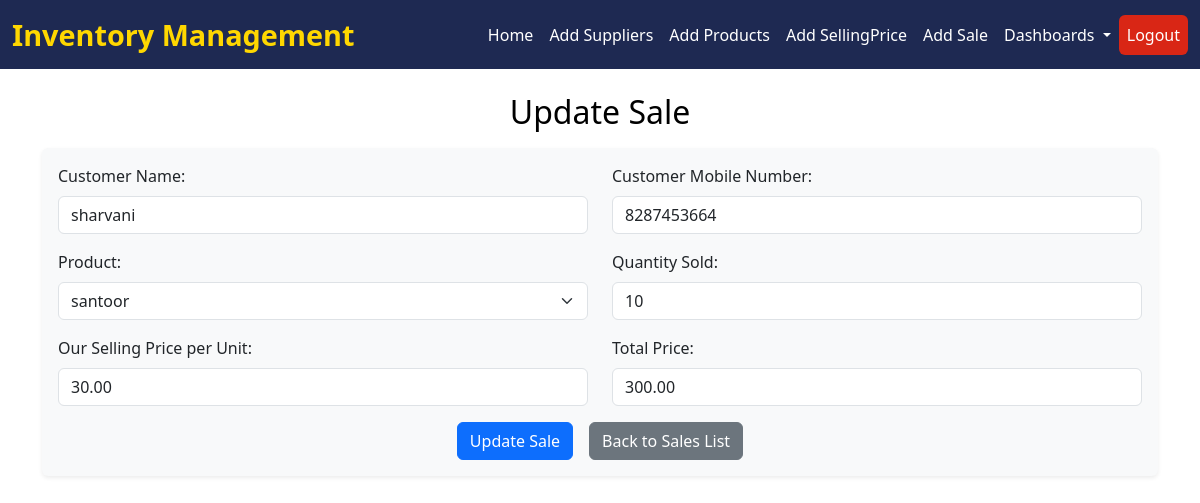
/sales/update/5/, run on an earlier commit of the app's database.
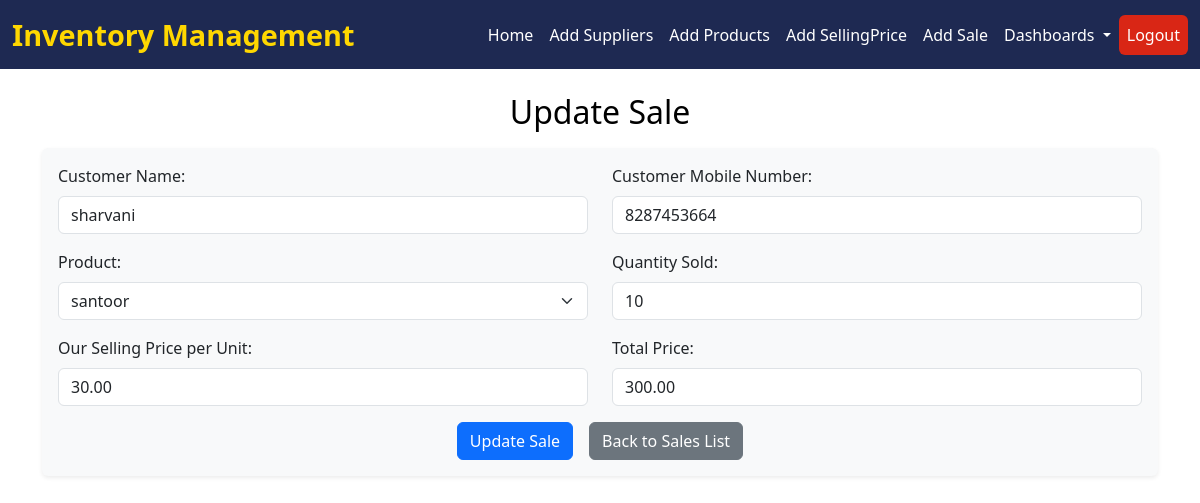
And on a later commit of the database.
### stock_analysis/models.py (models this page shows, shortened)
class SellingPrice(models.Model):
    supplier_product = models.ForeignKey(SupplierProduct, on_delete=models.CASCADE,null=True, blank=True)
    our_selling_price_per_unit = models.DecimalField(max_digits=10, decimal_places=2)
    date_added = models.DateTimeField(auto_now_add=True)

class SupplierProduct(models.Model):
    supplier = models.ForeignKey(Supplier, on_delete=models.CASCADE,null=True, blank=True)  # Link to Supplier
    name = models.CharField(max_length=100, default="Unknown Product")  # Default name
    category = models.CharField(max_length=50, blank=True, null=True)  # Product category
    selling_price_per_unit=models.DecimalField(default=0, max_digits=10, decimal_places=2, null=True, blank=True)
    stock_quantity = models.IntegerField(default=0)  # Current stock quantity
    cost_price = models.DecimalField(max_digits=10, decimal_places=2)  # Cost price per unit
    supplied_date = models.DateField(auto_now_add=True)  # Date of supply

class Sale(models.Model):
    supplier_product = models.ForeignKey(SupplierProduct, on_delete=models.CASCADE, null=True, blank=True)
    quantity_sold = models.IntegerField()
    our_selling_price_per_unit = models.DecimalField(default=0, max_digits=10, decimal_places=2, null=True, blank=True)
    total_price = models.DecimalField(max_digits=10, decimal_places=2, editable=False)
    profit = models.DecimalField(max_digits=10, decimal_places=2, editable=False)
    sale_date = models.DateTimeField(default=now)
    customer_name=models.CharField(max_length=100,default="Unknown Customers", blank=True, null=True)
    customer_mobile=models.CharField(max_length=15, blank=True, null=True)
    from decimal import Decimal

### stock_analysis/sales_views.py (the view, shortened to what this page needs)
# urls.py: path("sales/update/<int:sale_id>/", sales_views.update_sale, name="update_sale"),
def update_sale(request, sale_id):
    sale = get_object_or_404(Sale, id=sale_id)
    supplier_products = SupplierProduct.objects.all()
    return render(request, "sales/update_sale.html", {"sale": sale, "supplier_products": supplier_products})

### stock_analysis/templates/sales/update_sale.html (shortened to what this page needs)
{% extends 'index.html' %}
{% block content %}
<div class="container mt-4">
    <h2 class="text-center mb-3" style="color: black">Update Sale</h2>
    <form method="POST" class="needs-validation shadow-sm p-3 bg-light rounded" novalidate>
        <div class="row mb-3">
            <div class="col-md-6">
                <label for="customer_name" class="form-label">Customer Name:</label>
                <input type="text" class="form-control" name="customer_name" id="customer_name"
                       value="{{ sale.customer_name }}" placeholder="Enter customer name" required>
            </div>
            <div class="col-md-6">
                <label for="customer_mobile" class="form-label">Customer Mobile Number:</label>
                <input type="tel" class="form-control" name="customer_mobile" id="customer_mobile"
                       value="{{ sale.customer_mobile }}" pattern="^[0-9]{10}$" placeholder="Enter customer mobile" required>
            </div>
        </div>
        <div class="row mb-3">
            <div class="col-md-6">
                <label for="product" class="form-label">Product:</label>
                <select class="form-select" name="supplier_product" id="product_select" required>
                    {% for product in supplier_products %}
                    <option value="{{ product.id }}"
                            data-supplier-price="{{ product.selling_price_per_unit }}"
                            data-our-price="{% if product.sellingprice_set.first %}{{ product.sellingprice_set.first.our_selling_price_per_unit }}{% else %}{{ product.selling_price_per_unit }}{% endif %}"
                            data-remaining-stock="{{ product.remaining_stock }}"
                            {% if sale.supplier_product.id == product.id %}selected{% endif %}>
                        {{ product.name }}
                    </option>
                    {% endfor %}
                </select>
            </div>
            <div class="col-md-6">
                <label for="quantity_sold" class="form-label">Quantity Sold:</label>
                <input type="number" class="form-control" name="quantity_sold" id="quantity_sold"
                       value="{{ sale.quantity_sold }}" min="1" placeholder="Enter quantity sold" required>
            </div>
        </div>
        <div class="row mb-3">
            <div class="col-md-6">
                <label for="our_selling_price_per_unit" class="form-label">Our Selling Price per Unit:</label>
                <input type="number" step="0.01" class="form-control" name="our_selling_price_per_unit"
                       id="our_selling_price_per_unit" value="{{ sale.our_selling_price_per_unit }}" readonly>
            </div>
            <div class="col-md-6">
                <label for="total_price" class="form-label">Total Price:</label>
                <input type="text" id="total_price" class="form-control" value="{{ sale.total_price }}" readonly>
            </div>
        </div>
        <div class="d-flex justify-content-center gap-3 mt-3">
            <button type="submit" class="btn btn-primary">Update Sale</button>
            <a href="{% url 'sales_list' %}" class="btn btn-secondary">Back to Sales List</a>
        </div>
    </form>
</div>
{% endblock %}

What changed in the data, as far as the page shows it:
removed SellingPrice: supplier_product "santoor"
